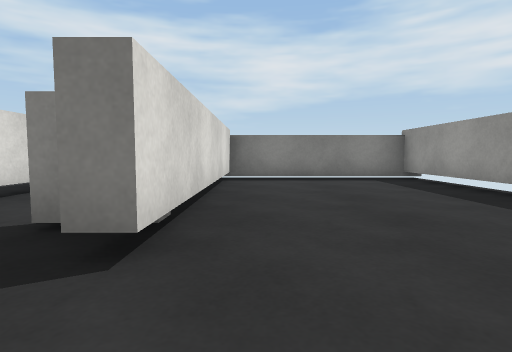
[1] (above)

18 first-person views from a walk through a scene from a Unity 3-D project. The camera is 0.6 m above the floor, tilts 4° down and sees 80° across. The floor is counted in squares, 1 m on a side. Each view is taken from the middle of a square. On the plan, view 1 faces up. The plan holds only what a view shows up to about 9 squares ahead; the rest is blank. Surface patterns are stand-ins for the level's own textures.

[2]
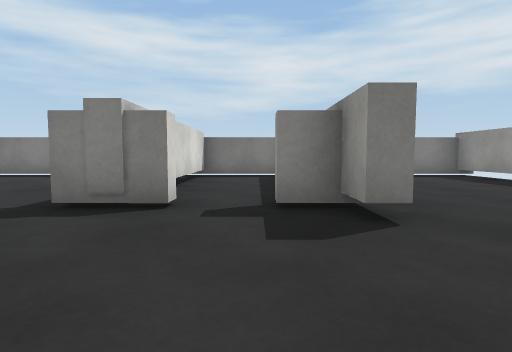

[3]
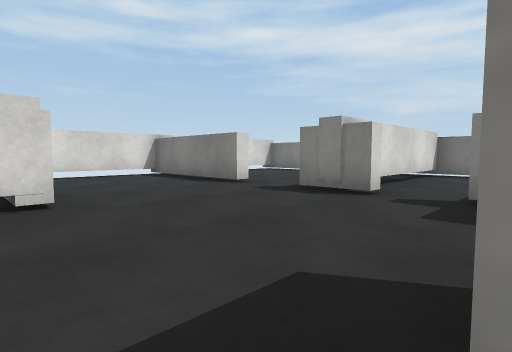

[4]
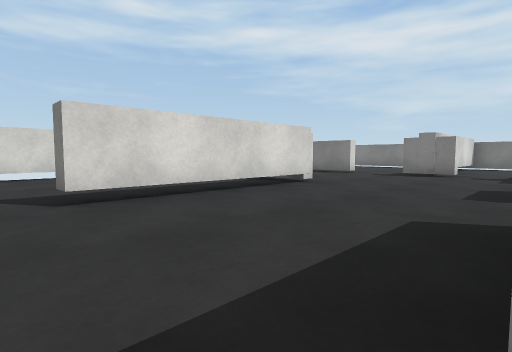

[5]
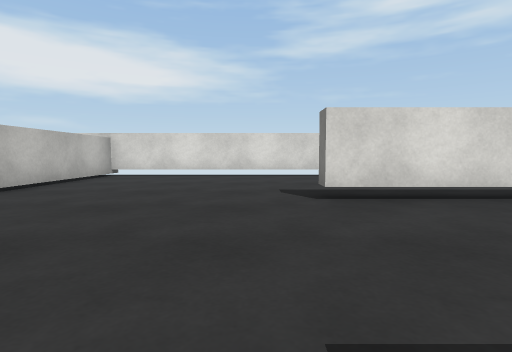

[6]
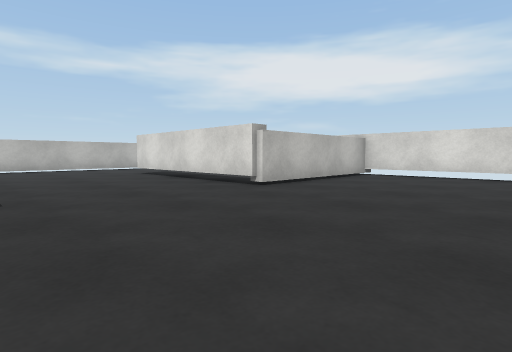

[7]
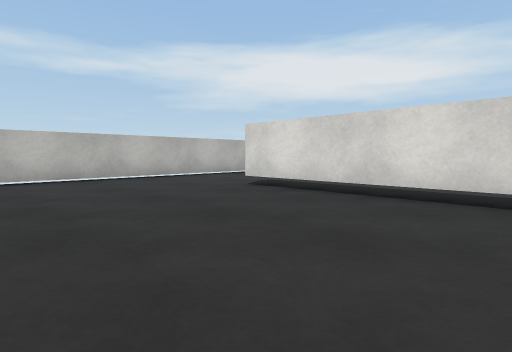

[8]
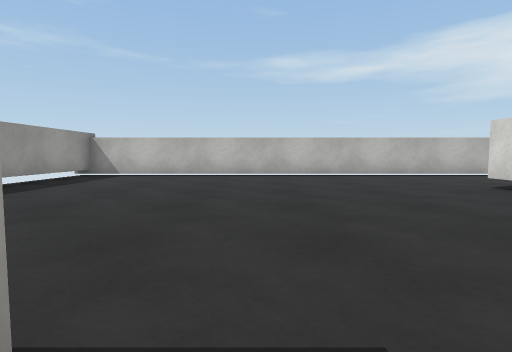

[9]
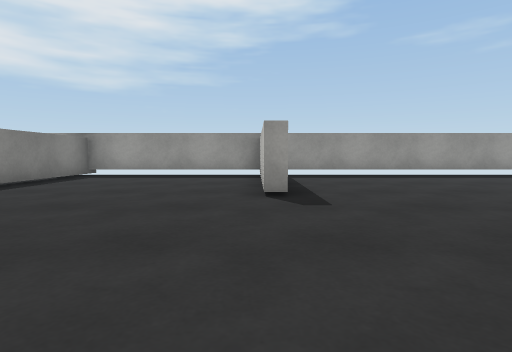

[10]
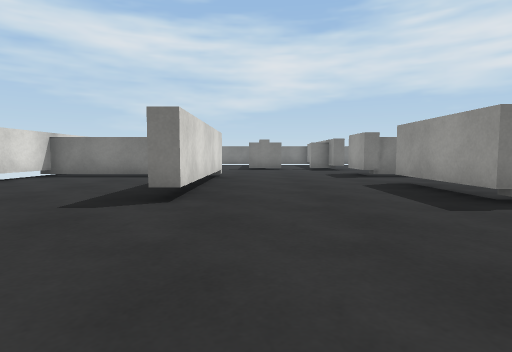

[11]
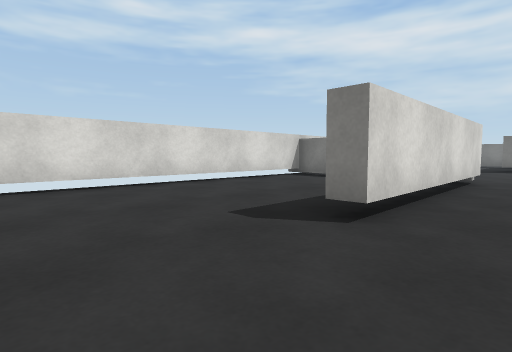

[12]
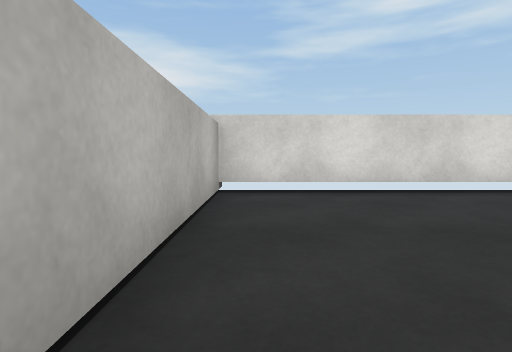

[13]
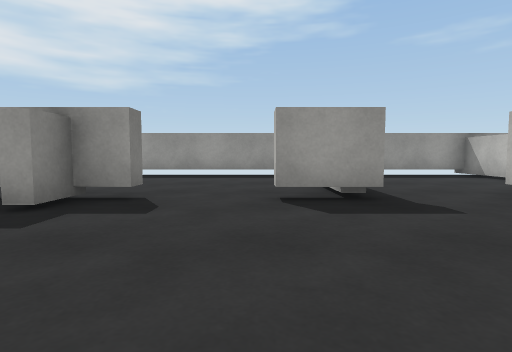

[14]
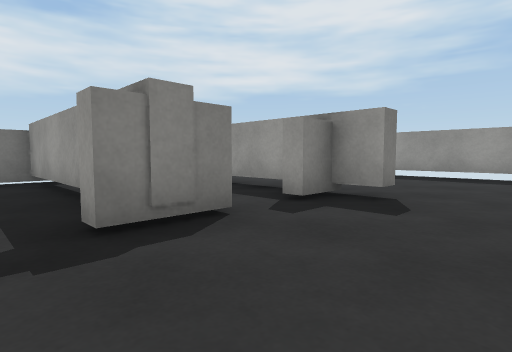

[15]
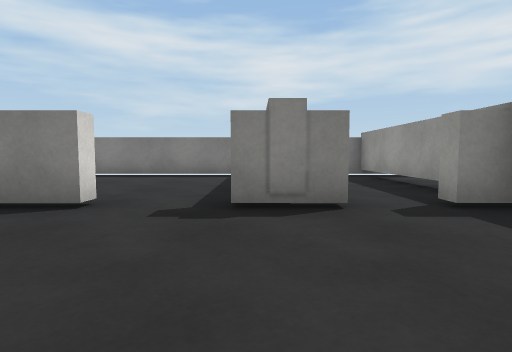

[16]
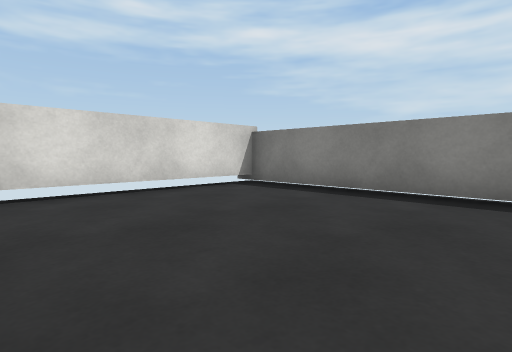

[17]
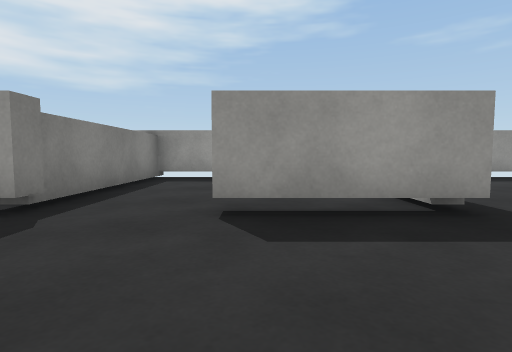

[18]
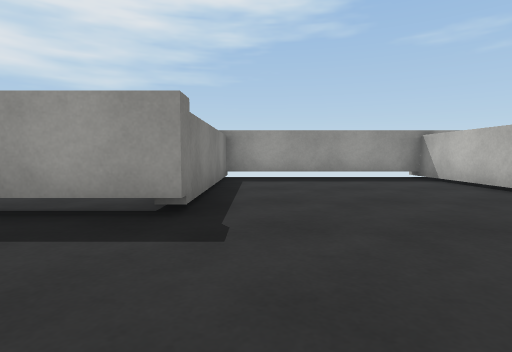

### Floor plan
Key: @ floor where view 1 was taken; # wall or solid block; . floor; T thing the floor can be seen under or through; B block.
Columns run from 10 left of view 1 to 4 right of it. Each row starts with its distance up from view 1.
  8 ###############
  7 #.....##.T....#
  6 #.....##.T....#
  5 #.....##.T....#
  4 #.....##.T....#
  3 #.....##BB....#
  2 #####.##B#....#
  1 #.............#
  0 #.........@...#
 -1 ###T T...######
 -2 #....T........#
 -3 #....T........#
 -4 #....T...T....#
 -5 #....T...T....#
 -6 #....T...TT####
 -7 #.............#
 -8 #.............#
 -9 #.............#
-10 #.............#
-11 #####.....#####
-12 #... T........#
-13 #....T........#
-14 #....T........#
-15 #....T........#
-16 #....T........#
-17 #.............#
-18 #.............#
-19 #.............#
-20 ###############

Where each view was taken, in squares from view 1:
view 1: 0 up, 0 right, facing up
view 2: 1 down, 2 left, facing up
view 3: 2 down, 1 left, facing up-left
view 4: 7 down, 1 left, facing up-left
view 5: 7 down, 1 left, facing left
view 6: 7 down, 1 left, facing down-left
view 7: 12 down, 1 left, facing down-left
view 8: 11 down, 1 left, facing down
view 9: 11 down, 5 left, facing right
view 10: 10 down, 4 left, facing up
view 11: 19 down, 4 left, facing up-left
view 12: 19 down, 5 left, facing left
view 13: 0 up, 5 left, facing right
view 14: 0 up, 5 left, facing up-right
view 15: 1 down, 4 left, facing up
view 16: 3 up, 5 left, facing up-left
view 17: 4 down, 4 left, facing right
view 18: 7 down, 4 left, facing right
